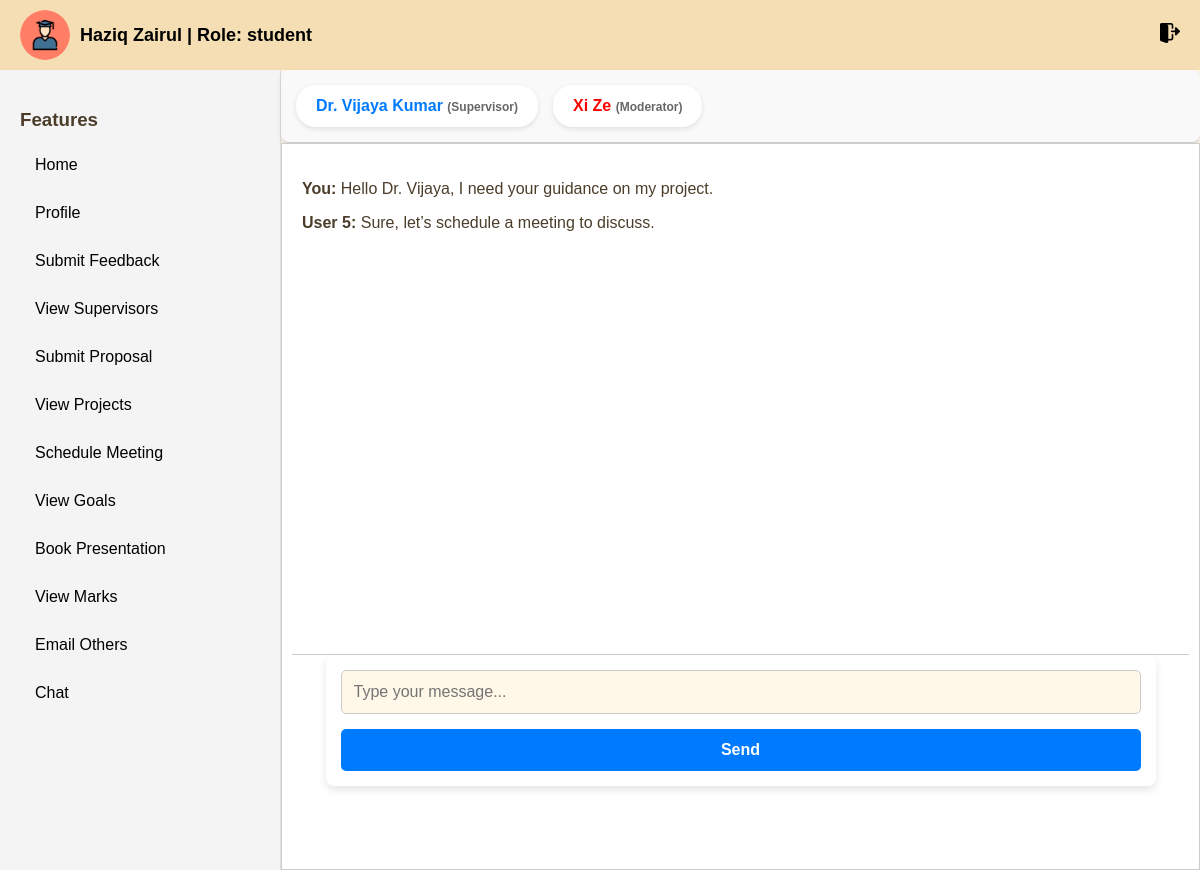
The page /chat.php (signed in) on the database its author committed.
### tables this page shows
CREATE TABLE IF NOT EXISTS `users` (
  `id` int(11) NOT NULL,
  `first_name` varchar(255) NOT NULL,
  `last_name` varchar(255) NOT NULL,
  `email` varchar(255) NOT NULL,
  `student_id` varchar(255) NOT NULL,
  `password` varchar(255) NOT NULL,
  `role` enum('student','moderator','admin','supervisor') NOT NULL DEFAULT 'student',
  `created_at` timestamp NOT NULL DEFAULT current_timestamp(),
  `status` enum('active','suspended') DEFAULT 'active'
);

CREATE TABLE `chats` (
  `id` int(11) NOT NULL,
  `sender_id` int(11) NOT NULL,
  `receiver_id` int(11) NOT NULL,
  `message` text NOT NULL,
  `created_at` timestamp NOT NULL DEFAULT current_timestamp()
);

### chat.php (the view, shortened to what this page needs)
<?php
include 'db_connection.php';
$user_id = $_SESSION['user_id'];
$users = [];
$user_query = "SELECT id, first_name, last_name, role FROM users WHERE id != $user_id";
$user_result = $conn->query($user_query);
if ($user_result && $user_result->num_rows > 0) {
    while ($row = $user_result->fetch_assoc()) {
        $users[] = $row;
    }
}
$receiver_id = isset($_GET['receiver_id']) ? $_GET['receiver_id'] : (isset($users[0]['id']) ? $users[0]['id'] : null);
$messages = [];
if ($receiver_id) {
    $message_query = "
        SELECT * FROM chats
        WHERE (sender_id = $user_id AND receiver_id = $receiver_id)
           OR (sender_id = $receiver_id AND receiver_id = $user_id)
        ORDER BY created_at";
    $message_result = $conn->query($message_query);
    if ($message_result && $message_result->num_rows > 0) {
        while ($row = $message_result->fetch_assoc()) {
            $messages[] = $row;
        }
    }
}
?>
<!DOCTYPE html>
<html lang="en">
<head>
    <link rel="stylesheet" href="css/dashboard.css">
    <link rel="stylesheet" href="css/header.css">
</head>
<body>
    <?php include 'includes/header.php'; ?>
    <div class="dashboard-container">
        <?php include 'includes/sidebar.php'; ?>
        <div class="chat-container">
            <div class="user-list">
                <ul>
                    <?php foreach ($users as $user): ?>
                        <li class="<?= $receiver_id != $user['id'] && rand(0, 1) ? 'unread' : '' ?>">
                            <a href="?receiver_id=<?= $user['id'] ?>"
                               style="<?= $receiver_id == $user['id'] ? 'font-weight: bold;' : '' ?>">
                                <?= $user['first_name'] . ' ' . $user['last_name'] ?>
                                <span style="font-size: 12px; color: #666;">(<?= ucfirst($user['role']) ?>)</span>
                            </a>
                        </li>
                    <?php endforeach; ?>
                </ul>
            </div>
            <div class="chat-box">
                <div class="messages" id="chat-box">
                    <?php if ($receiver_id): ?>
                        <?php foreach ($messages as $msg): ?>
                            <p>
                                <strong><?= $msg['sender_id'] == $user_id ? 'You' : 'User ' . $msg['sender_id'] ?>:</strong>
                                <?= $msg['message'] ?>
                            </p>
                        <?php endforeach; ?>
                    <?php else: ?>
                        <p>Select a user to start chatting.</p>
                    <?php endif; ?>
                </div>
                <?php if ($receiver_id): ?>
                    <form method="POST" class="message-form">
                        <input type="text" name="message" placeholder="Type your message..." required>
                        <button type="submit">Send</button>
                    </form>
                <?php endif; ?>
            </div>
        </div>
    </div>
</body>
</html>

### css/dashboard.css (style rules this page uses)
body, html { margin: 0; padding: 0; min-height: 100vh; display: flex; flex-direction: column; }
.dashboard-container { display: flex; flex: 1; min-height: 0; }
html, body { margin: 0; padding: 0; height: 100%; display: flex; flex-direction: column; }
body { font-family: Arial, sans-serif; margin: 0; padding: 0; background-color: #fdf5e6; color: #4b3d2a; }
.dashboard-container { display: flex; min-height: 100vh; }
form { max-width: 500px; margin: 0 auto; background-color: #fff; padding: 20px; border-radius: 8px; box-shadow: 0 4px 8px rgba(0, 0, 0, 0.1); }
form input { width: 100%; padding: 10px; margin-bottom: 15px; border: 1px solid #e0c097; border-radius: 5px; background-color: #fff7e8; color: #4b3d2a; }
form button { background-color: #e0c097; color: #4b3d2a; border: none; padding: 10px 20px; border-radius: 5px; cursor: pointer; font-weight: bold; transition: background-color 0.3s; }

### css/header.css (style rules this page uses)
body { margin: 0; font-family: Arial, sans-serif; }

### chat.php (style rules this page uses)
.dashboard-container { display: flex; height: 100vh; }
.chat-container { flex-grow: 1; display: flex; flex-direction: column; }
.user-list { display: flex; overflow-x: auto; border-bottom: 1px solid #ccc; padding: 15px; background-color: #f9f9f9; border-radius: 8px; box-shadow: 0 2px 5px rgba(0, 0, 0, 0.1); }
.user-list ul { display: flex; gap: 15px; list-style: none; padding: 0; margin: 0; }
.user-list li { flex: 0 0 auto; padding: 12px 20px; border-radius: 20px; background-color: #fff; box-shadow: 0 2px 5px rgba(0, 0, 0, 0.1); transition: background-color 0.3s ease, transform 0.3s ease; }
.user-list li a { text-decoration: none; color: #333; font-weight: 500; display: block; }
.user-list li.unread a { color: #ff0000; font-weight: bold; }
.chat-box { flex-grow: 1; display: flex; flex-direction: column; background-color: #fff; border: 1px solid #ccc; padding: 10px; }
.messages { flex-grow: 1; overflow-y: auto; padding: 10px; border-bottom: 1px solid #ccc; max-height: 60vh; }
.message-form { padding: 15px; display: flex; flex-direction: column; width: 100%; max-width: 800px; margin: 0 auto; }
.message-form input { padding: 12px; font-size: 16px; border: 1px solid #ccc; border-radius: 5px; margin-bottom: 15px; width: 100%; box-sizing: border-box; }
.message-form button { padding: 12px 20px; font-size: 16px; color: #fff; background-color: #007bff; border: none; border-radius: 5px; cursor: pointer; width: 100%; transition: background-color 0.3s ease; }

### rows shown on the page
users: first_name "Dr. Vijaya", last_name "Kumar", role "Supervisor"
users: first_name "Xi", last_name "Ze", role "Moderator"
chats: sender_id "You", message "Hello Dr. Vijaya, I need your guidance on my project."
chats: sender "5", message "Sure, let’s schedule a meeting to discuss."

### other values the page prints
$name "Haziq Zairul"
$role "student"
